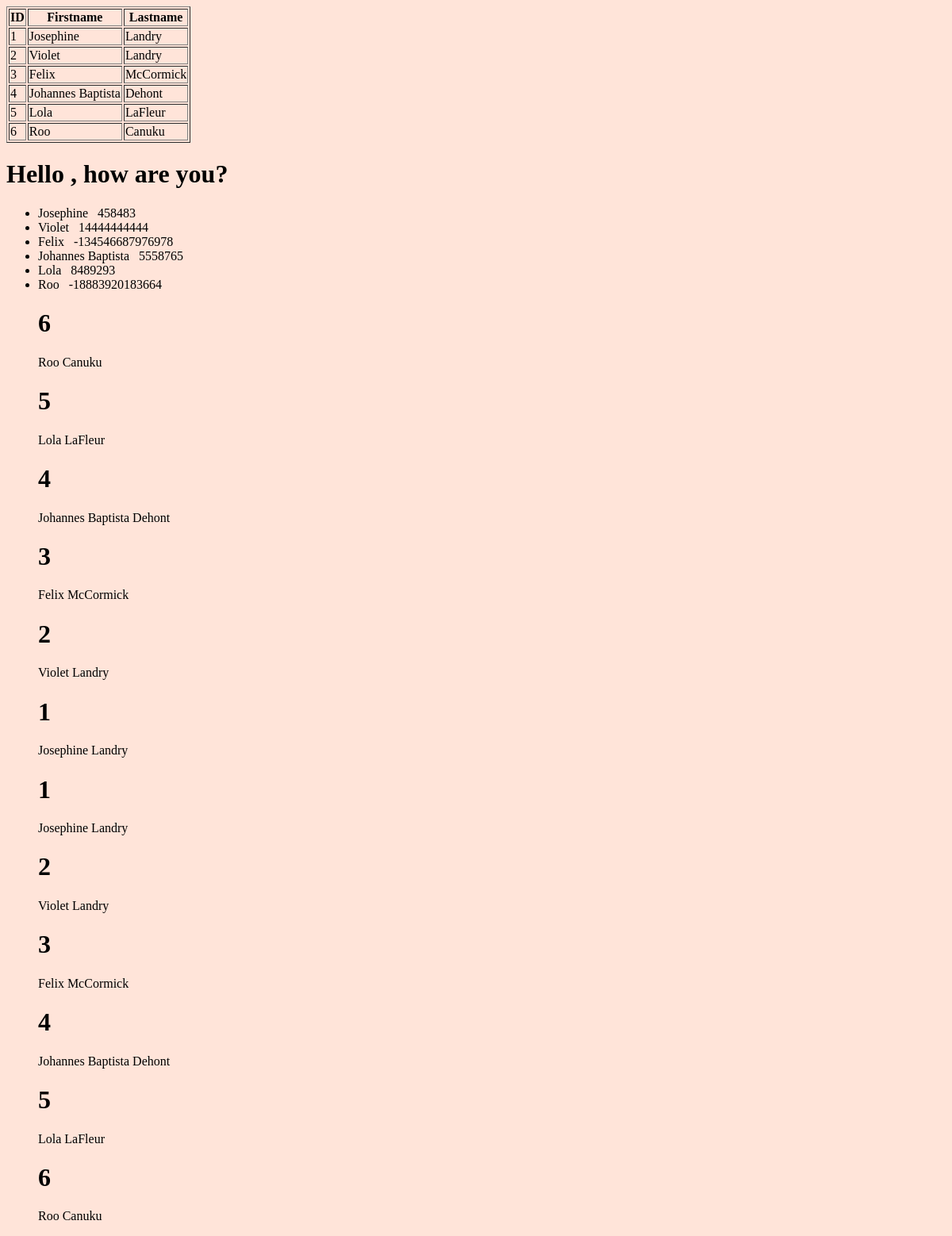
Screenshot of /testing/ with the database file from the repository.
### members/models.py (models this page shows)
class Member(models.Model):
    firstname = models.CharField(max_length=255)
    lastname = models.CharField(max_length=255)
    phone = models.IntegerField(null=True)
    joined_date = models.DateField(null=True)

### members/views.py (the view)
# urls.py: path('testing/', views.testing, name='testing'),
def testing(request):
  mydata = Member.objects.all()
  template = loader.get_template('template.html')
  context = {
    'mymembers': mydata,
  }
  return HttpResponse(template.render(context, request))

### members/templates/template.html (shortened to what this page needs)
{% load static %}
<!DOCTYPE html>
<html>
<link rel="stylesheet" href="{% static 'first.css' %}">
<body>
  <table border='1'>
    <tr>
      <th>ID</th>
      <th>Firstname</th>
      <th>Lastname</th>
    </tr>
    {% for x in mymembers %}
      <tr>
        <td>{{ x.id }}</td>
          <td>{{ x.firstname }}</td>
        <td>{{ x.lastname }}</td>
      </tr>
    {% endfor %}
  </table>
<h1>Hello {{ firstname }}, how are you?</h1>
<ul>
  {% for x in mymembers %}
    <li>{{ x.firstname }} &nbsp; {{ x.phone }}</li>
  {% endfor %}
  {% for x in mymembers reversed %}
  <h1>{{ x.id }}</h1>
  <p>
    {{ x.firstname }}
    {{ x.lastname }}
  </p>
{% endfor %}
{% for x in mymembers %}
<h1>{{ x.id }}</h1>
<p>
  {{ x.firstname }}
  {{ x.lastname }}
</p>
{% endfor %}
</ul>
</body>
</html>

### members/static/first.css (style rules this page uses)
body { background: white url("images/background.png") no-repeat; background-color: rgb(255, 228, 217); font-family: Franklin Gothic, News Gothic, Minion, Mrs Eaves, Rockwell, Georgia; }

### rows the page displays
Member: id "1", firstname "Josephine", lastname "Landry", phone "458483"
Member: id "2", firstname "Violet", lastname "Landry", phone "14444444444"
Member: id "3", firstname "Felix", lastname "McCormick", phone "-134546687976978"
Member: id "4", firstname "Johannes Baptista", lastname "Dehont", phone "5558765"
Member: id "5", firstname "Lola", lastname "LaFleur", phone "8489293"
Member: id "6", firstname "Roo", lastname "Canuku", phone "-18883920183664"
